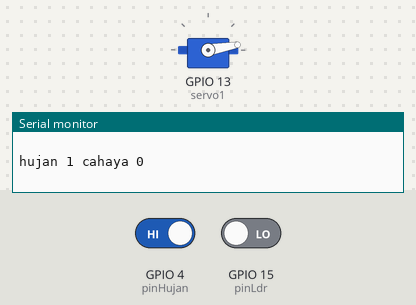
Bench run of a sketch on a simulated ESP32. Shown: servo, the last lines printed to the serial monitor. The inputs (shaded band) are chosen by the test bench; at power-on: GPIO 4 (pinHujan) HIGH, GPIO 15 (pinLdr) LOW.

Above: at 1.4 s.
1.5 s: GPIO 4 (pinHujan) driven LOW
At 2.0 s:
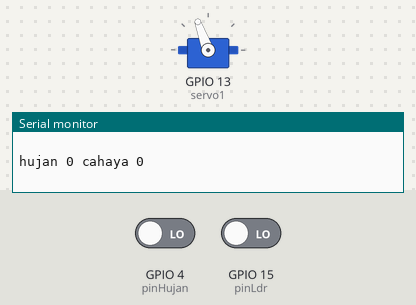
3.0 s: GPIO 4 (pinHujan) driven HIGH
At 4.2 s:
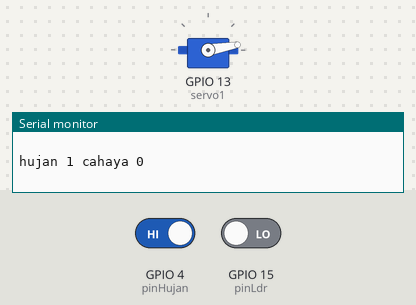
4.5 s: GPIO 15 (pinLdr) driven HIGH
At 5.5 s:
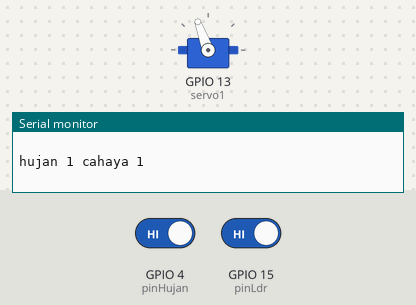
Timing chart, 0 to 7.5 s (numbered marks = the images above; inputs shaded):
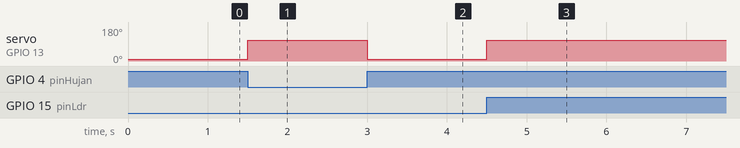

Measured:
- after the input at 1.5 s, servo on GPIO 13 (servo1): 10° → 110° at once
- after the input at 3.0 s, servo on GPIO 13 (servo1): 110° → 10° at once
- after the input at 4.5 s, servo on GPIO 13 (servo1): 10° → 110° at once

The sketch:

ESP32_Jemuran_Baju_Otomatis.ino
```cpp
// -------------- Project System Jemuran Baju Otomatis ---------------- //
// -------- Berbasis Arduino dan motor servo sebagai aktuator -------- //
// ---------------- Dibuat oleh : M. Nofgi Y.P.U. -------------------- //
// ---------------- www.nofgipiston.wordpress.com ------------------- //
//*
//*
//*
// mohon dipelajari program yang sudah diberikan agar
// mendapat ilmu yang bermanfaat :)


// memanggil library motor servo
#include <ESP32Servo.h>

// inialisasi servo
Servo servo1;

// inialisasi pin sensor
const int pinHujan = 4;
const int pinLdr = 15;

// inialisasi pembacaan sensor
int hujan, cahaya;

// inialisasi derajat buka-tutup servo
int tutup = 110;
int buka = 10;


// ------------------------ program default awal ------------------------ //

void setup() {
  // setting baud rate serial monitor
  Serial.begin(9600);

  // inialisasi pin servo
  servo1.attach(13);

  // inialisasi status input/output pin
  pinMode(pinHujan, INPUT);
  pinMode(pinLdr, INPUT);
}


// -------------------------- program utama --------------------------- //

void loop() {
  // pembacaan sensor
  hujan = digitalRead(pinHujan);
  cahaya = digitalRead(pinLdr);

  // menulis pada serial monitor pembacaan sensor hujan dan cahaya
  // hasil output data sensor bisa dilihat di serial monitor arduino
  Serial.print("hujan ");
  Serial.print(hujan);
  Serial.print(" ");
  Serial.print("cahaya ");
  Serial.println(cahaya);
  Serial.println(" ");


  // sensor hujan akan bernilai = 0 saat ada air
  // sensor cahaya akan bernilai = 1 saat gelap
  // dan berlaku sebaliknya

  // jika kondisi hujan dan mendung
  if (hujan == 0 && cahaya == 1) {
    // servo menutup
    servo1.write(tutup);
  }

  //=================================================

  // jika kondisi hujan
  else if (hujan == 0 && cahaya == 0) {
    // servo menutup
    servo1.write(tutup);
  }


  //==================================================

  // jika kondisi mendung
  else if (hujan == 1 && cahaya == 1) {
    // servo menutup
    servo1.write(tutup);
  }


  //==================================================

  // jika kondisi tidak hujan dan tidak mendung
  else if (hujan == 1 && cahaya == 0) {
    // servo membuka
    servo1.write(buka);
  }

  // delay jalannya program
  delay(300);
}
```
